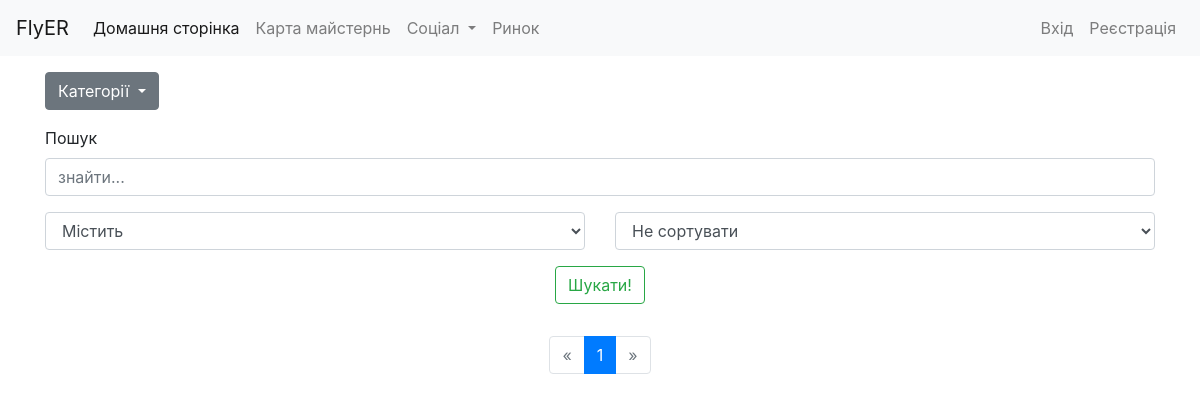
Before: /products/ with the older database file.
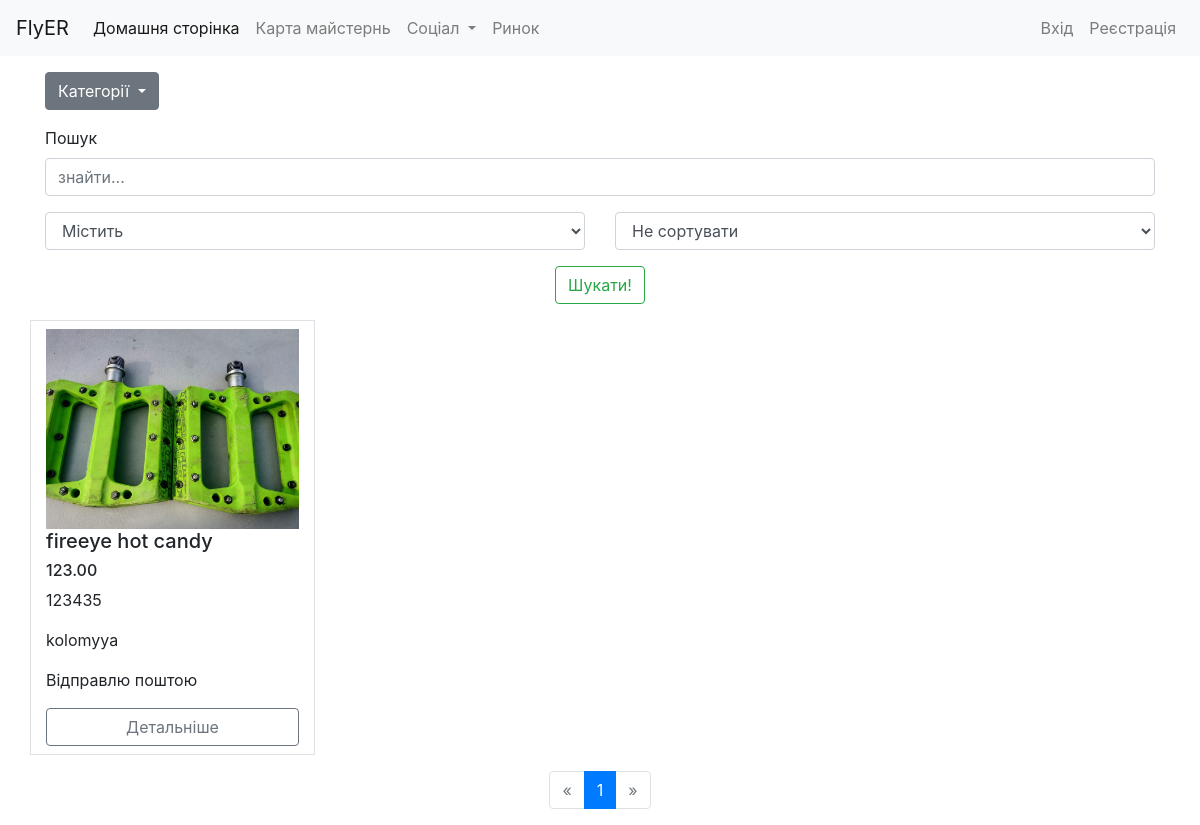
After: the same page with the newer database file.
### products/models.py (models this page shows, shortened)
class ProductImage(models.Model):
    image = models.ImageField(upload_to = 'images/%Y/%m/%d/%H/%M/%S/',)
    product = models.ForeignKey('Product',on_delete=models.CASCADE,related_name='odd_images')

class Product(models.Model):
    author      = models.ForeignKey(settings.AUTH_USER_MODEL,on_delete=models.CASCADE)
    title       = models.CharField(max_length=60)
    slug        = models.SlugField(unique=True)
    category    = models.ForeignKey('Category',related_name="products",on_delete=models.CASCADE)
    description = models.TextField(blank=True, null=True)
    summary     = models.TextField()
    features    = models.BooleanField(default=False)
    price       = models.DecimalField(decimal_places=2,max_digits=10000)
    publish     = models.DateTimeField(auto_now=False,auto_now_add=True,)
    city        = models.CharField(max_length=30)
    views       = models.IntegerField(default=0)
    users_like  = models.ManyToManyField(settings.AUTH_USER_MODEL,related_name='likes',blank=True)
    def get_absolute_url(self):
        return reverse("products:product-detail",kwargs = {"category_slug":self.category.slug,"prodcut_slug":self.slug})

### products/views.py (the view)
# urls.py: path('', ProductList, name='product-list1'),
def ProductList(request):
	products = Product.objects.all()
	products = products.order_by('-publish')
	categories = Category.objects.all()
	search = request.GET.get('q')
	selected = request.GET.get('select')
	sort = request.GET.get('sort')
	if selected == 'full':
		products = products.filter(Q(title = search))
	elif selected == 'contains':
		products = products.filter(Q(title__icontains = search))
	if sort == 'lowhigh':
		products = products.order_by('price')
	elif sort == 'highlow':
		products = products.order_by('-price')
	elif sort == 'not':
		products = products
	page_number = request.GET.get('page',1)
	paginator = Paginator(products,12)
	page_obj = paginator.get_page(page_number)
	try:
		products = paginator.page(page_number)
	except PageNotAnInteger:
	    products = paginator.page(1)
	except EmptyPage:
	    products = paginator.page(paginator.num_pages)
	context = {
		'products':products,
		'categories':categories,
		'page_obj': page_obj,
		'q':search,
		'select':selected,
		'sort':sort,
	}
	template = 'products/product_list.html'
	return render(request, template ,context)

### products/templates/products/product_list.html (shortened to what this page needs)
{% extends 'base.html' %}
{% load static %}
{% load mptt_tags %}
{% block content %}
<body>
<section>
  <div class='container'>
  <div class="dropdown mt-3">
    <button class="btn btn-secondary dropdown-toggle" type="button" id="dropdownMenu1" data-toggle="dropdown" aria-haspopup="true" aria-expanded="false">
      Категорії
    </button>
</div>
      <form class="row g-3 mt-3" action="{% url 'products:product-list1' %}" method="get">
        <div class="col-md-12">
          <label for="inputAddress" class="form-label">Пошук</label>
          <input type="text" class="form-control" id="inputAddress" placeholder="знайти..." name='q'>
        </div>
        <div class="col-md-6 mt-3">
          <select id="inputState" class="form-control" name='select'>
          <option value="contains">Містить</option>
        </select>
        </div>
        <div class="col-md-6 mt-3">
          <select id="inputState" class="form-control" name='sort'>
          <option value="not" selected>Не сортувати</option>
        </select>
        </div>
        <div class="col-12 mb-3 mt-3 text-center">
          <button type="submit" class="btn btn-outline-success">Шукати!</button>
        </div>
      </form>
      <div class="row">
        {% for product in products %}
          <div class="col-12 col-sm-6 col-md-4 col-xl-3 border">
            {% if product.odd_images.count > 0 %}
            {% for image in product.odd_images.all %}
              {% if forloop.counter == 1 %}
                <div class='img-list-page mt-2' style="background-image: url({{ image.image.url }}); "></div>
              {% endif %}
            {% endfor %}
            {% else %}
            no odd_images
            {% endif %}
            <h5>{{product.title|truncatechars:40 }}</h5>
            <h6>{{ product.price }}</h6>
            <p>{{ product.summary|truncatechars:30  }}</p>
            <p>{{ product.city }}</p>
            <p>
              {% if product.features == True %}
              Відправлю поштою
              {% else %}
              Тільки на місці
              {% endif %}
            </p>
            <a  class="btn btn-outline-secondary w-100 mb-2" href='{{ product.get_absolute_url }}'>Детальніше</a>
          </div>
        {% endfor %}
      </div>
      <nav aria-label="Page navigation example" class="mt-3">
        <ul class="pagination justify-content-center">
          {% if page_obj.has_previous %}
              <li class="page-item"><a class='page-link' href="?page={{ page_obj.previous_page_number }}&q={{ request.GET.q }}{% if request.GET.select %}&select={{ request.GET.select }}{% endif %}{% if request.GET.sort %}&sort={{ request.GET.sort }}{% endif %}">&laquo;</a></li>
          {% else %}
              <li class="page-item disabled"><span><a href='#' class='page-link'>&laquo;</a></span></li>
          {% endif %}
          {% for i in page_obj.paginator.page_range %}
              {% if page_obj.number == i %}
                  <li class="page-item active"><span class='page-link'>{{ i }} <span class="sr-only">(current)</span></span></li>
              {% elif i > page_obj.number|add:'-5' and i < page_obj.number|add:'5' %}
                  <li class='page-item'><a class='page-link' href="?page={{ i }}&q={{ request.GET.q }}{% if request.GET.select %}&select={{ request.GET.select }}{% endif %}{% if request.GET.sort %}&sort={{ request.GET.sort }}{% endif %}">{{ i }}</a></li>
              {% endif %}
          {% endfor %}
          {% if page_obj.has_next %}
              <li class='page-item'><a class='page-link' href="?page={{ page_obj.next_page_number }}&q={{ request.GET.q }}{% if request.GET.select %}&select={{ request.GET.select }}{% endif %}{% if request.GET.sort %}&sort={{ request.GET.sort }}{% endif %}">&raquo;</a></li>
          {% else %}
              <li class="page-item disabled"><span><a class='page-link'>&raquo;</a></span></li>
          {% endif %}
        </ul>
      </nav>
  </div>
</section>
{% endblock %}

### templates/base.html (shortened to what this page needs)
{% load static %}
<!DOCTYPE html>
<html>
<head>
<link rel="stylesheet" type="text/css" href="//cdn.jsdelivr.net/npm/slick-carousel@1.8.1/slick/slick.css"/>
<link rel="stylesheet" type="text/css" href="//cdn.jsdelivr.net/npm/slick-carousel@1.8.1/slick/slick-theme.css"/>
<link rel="stylesheet" href="https://cdn.jsdelivr.net/npm/bootstrap@4.6.0/dist/css/bootstrap.min.css">
<link rel="stylesheet" href="{% static 'styles/style.css' %%}" type="text/css">
</head>
	{% include 'navbar.html' %}
	{% block content %}
	{% endblock %}

### templates/navbar.html (shortened to what this page needs)
 <nav class="navbar navbar-expand-lg navbar-light bg-light">
  <a class="navbar-brand" href="{% url 'home' %}">FlyER</a>
  <div class="collapse navbar-collapse" id="navbarSupportedContent">
    <ul class="navbar-nav mr-auto">
      <li class="nav-item active">
        <a class="nav-link" href="{% url 'home' %}">Домашня сторінка</a>
      </li>
      <li class="nav-item">
        <a class="nav-link" href="{% url 'map:show_map' %}">Карта майстернь</a>
      </li>
      <li class="nav-item dropdown">
        <a class="nav-link dropdown-toggle" href="#" id="navbarDropdown" role="button" data-toggle="dropdown" aria-haspopup="true" aria-expanded="false">
          Соціал
        </a>
      </li>
      <li class="nav-item">
        <a class="nav-link" href="{% url 'products:product-list1' %}">Ринок</a>
      </li>
    </ul>
    <ul class="navbar-nav mr-right">
      {% if user.is_authenticated %}
          <li class="nav-item">
            <a class="nav-link" href="{% url 'profile' %}">Мій профіль</a>
          </li>
          <li class="nav-item">
            <a class="nav-link" href="{% url 'dialogs:dialogs' %}">Повідомлення</a>
          </li>
          <li class="nav-item">
            <a class="nav-link" href="{% url 'logout' %}">Вихід</a>
          </li>
        {% else %}
           <li class="nav-item">
            <a class="nav-link" href="{% url 'login' %}">Вхід</a>
          </li>
          <li class="nav-item">
            <a class="nav-link" href="{% url 'register' %}">Реєстрація</a>
          </li>
        {% endif %}
    </ul>
  </div>
</nav>

### static/styles/style.css (style rules this page uses)
.img-list-page { height: 200px; background-repeat: no-repeat; background-position: center center; background-size: cover; }

### products/templates/products/product_list.html (style rules this page uses)
a { color:#000; }

Changed rows visible on the page:
added Product: title "fireeye hot candy", price "123.00", summary "123435", city "kolomyya", features "Відправлю поштою"
added ProductImage: image (picture)
